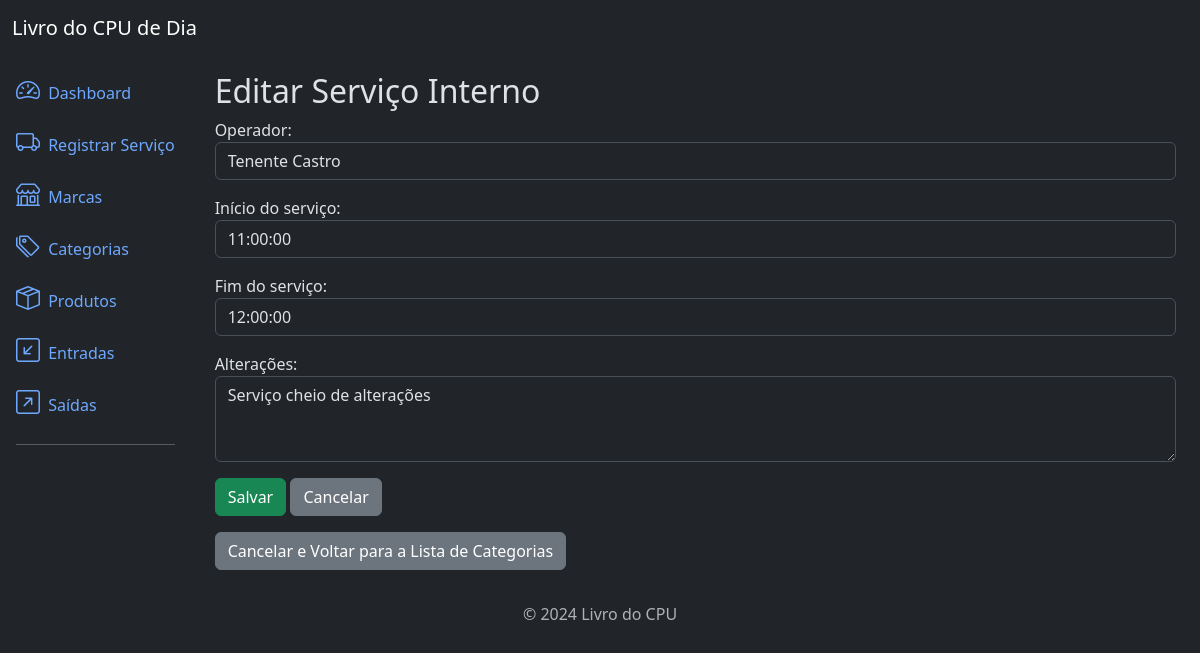
The page /core/servicos/3/editar/ on the database its author committed.
### core/models.py (models this page shows)
class ServicoInterno(models.Model):
    operador = models.CharField(max_length=100)
    horario_inicio = models.TimeField()
    horario_fim = models.TimeField()
    alteracao = models.TextField(blank=True)

### core/views.py (the view)
# urls.py: path('servicos/<int:pk>/editar/', views.ServicoInternoUpdateView.as_view(), name='servicointerno_update'),  # Edição
class ServicoInternoUpdateView(UpdateView):
    model = ServicoInterno
    form_class = ServicoInternoForm
    template_name = 'core/servico_form.html'
    success_url = reverse_lazy('servicointerno_list')

### core/forms.py
class ServicoInternoForm(forms.ModelForm):
    class Meta:
        model = ServicoInterno
        fields = ['operador', 'horario_inicio', 'horario_fim', 'alteracao']
        widgets = {
            'operador': forms.TextInput(attrs={'class': 'form-control'}),
            'horario_inicio': forms.TextInput(attrs={'class': 'form-control'}),
            'horario_fim': forms.TextInput(attrs={'class': 'form-control'}),
            'alteracao': forms.Textarea(attrs={'class': 'form-control', 'rows': 3}),
        }
        labels = {
            'operador': 'Operador',
            'horario_inicio': 'Início do serviço',
            'horario_fim': 'Fim do serviço',
            'alteracao': 'Alterações',
        }

### core/templates/core/servico_form.html (shortened to what this page needs)
{% extends 'base.html' %}
{% block content %}
<div>
    <h2>Editar Serviço Interno</h2>
    <form method="post">
        {{ form.as_p }}
        <button type="submit" class="btn btn-success">Salvar</button>
        <a href="{% url 'servicointerno_list' %}" class="btn btn-secondary">Cancelar</a>
    </form>
    <a href="#" class="btn btn-secondary mt-3">Cancelar e Voltar para a Lista de Categorias</a>
</div>
{% endblock %}

### rows shown on the page
ServicoInterno: operador "Tenente Castro", horario_inicio "11:00:00", horario_fim "12:00:00", alteracao "Serviço cheio de alterações"
